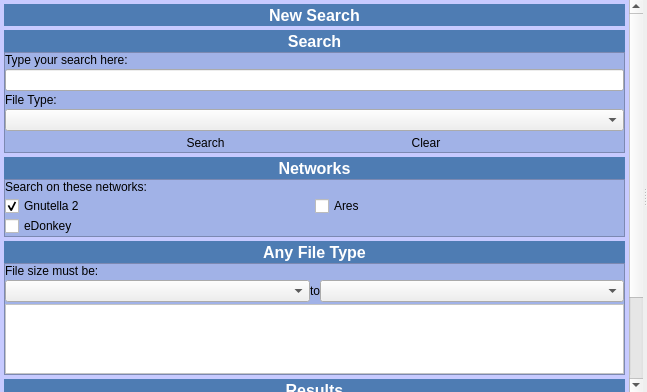
<?xml version="1.0" encoding="UTF-8"?>
<ui version="4.0">
 <class>WidgetSearch</class>
 <widget class="QWidget" name="WidgetSearch">
  <property name="geometry">
   <rect>
    <x>0</x>
    <y>0</y>
    <width>647</width>
    <height>392</height>
   </rect>
  </property>
  <property name="windowTitle">
   <string>Form</string>
  </property>
  <layout class="QVBoxLayout" name="verticalLayout">
   <property name="spacing">
    <number>0</number>
   </property>
   <property name="margin">
    <number>0</number>
   </property>
   <item>
    <widget class="QSplitter" name="splitterSearch">
     <property name="orientation">
      <enum>Qt::Horizontal</enum>
     </property>
     <widget class="QFrame" name="frameSearchSidebar">
      <property name="frameShape">
       <enum>QFrame::NoFrame</enum>
      </property>
      <property name="frameShadow">
       <enum>QFrame::Raised</enum>
      </property>
      <layout class="QGridLayout" name="gridLayout_20">
       <property name="margin">
        <number>0</number>
       </property>
       <property name="spacing">
        <number>0</number>
       </property>
       <item row="0" column="0">
        <widget class="QScrollArea" name="scrollAreaSearchSidebar">
         <property name="styleSheet">
          <string notr="true">QFrame {
	 background-color: rgb(199, 202, 255);
}</string>
         </property>
         <property name="frameShape">
          <enum>QFrame::NoFrame</enum>
         </property>
         <property name="horizontalScrollBarPolicy">
          <enum>Qt::ScrollBarAsNeeded</enum>
         </property>
         <property name="widgetResizable">
          <bool>true</bool>
         </property>
         <widget class="QFrame" name="frameSearchSidebarContents">
          <property name="geometry">
           <rect>
            <x>0</x>
            <y>0</y>
            <width>623</width>
            <height>637</height>
           </rect>
          </property>
          <layout class="QGridLayout" name="gridLayout_19">
           <property name="margin">
            <number>4</number>
           </property>
           <property name="spacing">
            <number>4</number>
           </property>
           <item row="0" column="0">
            <widget class="QToolButton" name="toolButtonNewSearch">
             <property name="sizePolicy">
              <sizepolicy hsizetype="MinimumExpanding" vsizetype="Fixed">
               <horstretch>0</horstretch>
               <verstretch>0</verstretch>
              </sizepolicy>
             </property>
             <property name="styleSheet">
              <string notr="true">QToolButton {
	background-color: rgb(78, 124, 179);
	color: rgb(255, 255, 255);
	border: none;
	font-size: 16px;
	font-weight: bold;
}

QToolButton:hover {
	background-color: rgb(56, 90, 129);
}</string>
             </property>
             <property name="text">
              <string>New Search</string>
             </property>
             <property name="icon">
              <iconset resource="../Resource.qrc">
               <normaloff>:/Resource/Generic/NewSearch.png</normaloff>:/Resource/Generic/NewSearch.png</iconset>
             </property>
             <property name="iconSize">
              <size>
               <width>20</width>
               <height>20</height>
              </size>
             </property>
             <property name="toolButtonStyle">
              <enum>Qt::ToolButtonTextBesideIcon</enum>
             </property>
            </widget>
           </item>
           <item row="9" column="0">
            <layout class="QGridLayout" name="gridLayoutSearchResultsTask">
             <property name="spacing">
              <number>0</number>
             </property>
             <item row="0" column="0">
              <widget class="QToolButton" name="toolButtonSearchResultsTaskHeader">
               <property name="sizePolicy">
                <sizepolicy hsizetype="Expanding" vsizetype="Fixed">
                 <horstretch>0</horstretch>
                 <verstretch>0</verstretch>
                </sizepolicy>
               </property>
               <property name="styleSheet">
                <string notr="true">QToolButton {
	background-color: rgb(78, 124, 179);
	color: rgb(255, 255, 255);
	border: none;
	font-size: 16px;
	font-weight: bold;
}

QToolButton:hover {
	background-color: rgb(56, 90, 129);
}</string>
               </property>
               <property name="text">
                <string>Results</string>
               </property>
               <property name="icon">
                <iconset resource="../Resource.qrc">
                 <normaloff>:/Resource/Network/BrowseStatistics.png</normaloff>:/Resource/Network/BrowseStatistics.png</iconset>
               </property>
               <property name="iconSize">
                <size>
                 <width>20</width>
                 <height>20</height>
                </size>
               </property>
               <property name="checkable">
                <bool>true</bool>
               </property>
               <property name="checked">
                <bool>true</bool>
               </property>
               <property name="toolButtonStyle">
                <enum>Qt::ToolButtonTextBesideIcon</enum>
               </property>
              </widget>
             </item>
             <item row="1" column="0">
              <widget class="QFrame" name="frameSearchResultsTask">
               <property name="styleSheet">
                <string notr="true">QFrame {
	background-color: rgb(161, 178, 231);
}</string>
               </property>
               <property name="frameShape">
                <enum>QFrame::StyledPanel</enum>
               </property>
               <property name="frameShadow">
                <enum>QFrame::Sunken</enum>
               </property>
               <layout class="QGridLayout" name="gridLayout_27">
                <property name="horizontalSpacing">
                 <number>0</number>
                </property>
                <property name="verticalSpacing">
                 <number>2</number>
                </property>
                <property name="margin">
                 <number>0</number>
                </property>
                <item row="1" column="0">
                 <widget class="QLabel" name="labelSearchResultsSearchingHeader">
                  <property name="font">
                   <font>
                    <pointsize>10</pointsize>
                    <weight>75</weight>
                    <bold>true</bold>
                   </font>
                  </property>
                  <property name="text">
                   <string>Searching:</string>
                  </property>
                 </widget>
                </item>
                <item row="3" column="0">
                 <widget class="QLabel" name="labelSearchResultsFoundHeader">
                  <property name="font">
                   <font>
                    <pointsize>10</pointsize>
                    <weight>75</weight>
                    <bold>true</bold>
                   </font>
                  </property>
                  <property name="text">
                   <string>Found:</string>
                  </property>
                 </widget>
                </item>
                <item row="2" column="0">
                 <widget class="QLabel" name="labelSearchResultsSearching">
                  <property name="text">
                   <string>Not Currently Searching</string>
                  </property>
                 </widget>
                </item>
                <item row="6" column="0">
                 <widget class="QLabel" name="labelSearchResultsBlocked">
                  <property name="text">
                   <string>0 Peers, 0 Files</string>
                  </property>
                 </widget>
                </item>
                <item row="5" column="0">
                 <widget class="QLabel" name="labelSearchResultsBlockedHeader">
                  <property name="font">
                   <font>
                    <pointsize>10</pointsize>
                    <weight>75</weight>
                    <bold>true</bold>
                   </font>
                  </property>
                  <property name="text">
                   <string>Blocked:</string>
                  </property>
                 </widget>
                </item>
                <item row="4" column="0">
                 <widget class="QLabel" name="labelSearchResultsFound">
                  <property name="text">
                   <string>No Files Found</string>
                  </property>
                 </widget>
                </item>
               </layout>
              </widget>
             </item>
            </layout>
           </item>
           <item row="6" column="0">
            <layout class="QGridLayout" name="gridLayoutSearchFiletypeTask">
             <property name="spacing">
              <number>0</number>
             </property>
             <item row="0" column="0">
              <widget class="QToolButton" name="toolButtonSearchFiletypeTaskHeader">
               <property name="sizePolicy">
                <sizepolicy hsizetype="Expanding" vsizetype="Fixed">
                 <horstretch>0</horstretch>
                 <verstretch>0</verstretch>
                </sizepolicy>
               </property>
               <property name="styleSheet">
                <string notr="true">QToolButton {
	background-color: rgb(78, 124, 179);
	color: rgb(255, 255, 255);
	border: none;
	font-size: 16px;
	font-weight: bold;
}

QToolButton:hover {
	background-color: rgb(56, 90, 129);
}</string>
               </property>
               <property name="text">
                <string>Any File Type</string>
               </property>
               <property name="icon">
                <iconset resource="../Resource.qrc">
                 <normaloff>:/Resource/Generic/Search.png</normaloff>:/Resource/Generic/Search.png</iconset>
               </property>
               <property name="iconSize">
                <size>
                 <width>20</width>
                 <height>20</height>
                </size>
               </property>
               <property name="checkable">
                <bool>true</bool>
               </property>
               <property name="checked">
                <bool>true</bool>
               </property>
               <property name="toolButtonStyle">
                <enum>Qt::ToolButtonTextBesideIcon</enum>
               </property>
              </widget>
             </item>
             <item row="1" column="0">
              <widget class="QFrame" name="frameSearchFiletypeTask">
               <property name="styleSheet">
                <string notr="true">QFrame {
	background-color: rgb(161, 178, 231);
}</string>
               </property>
               <property name="frameShape">
                <enum>QFrame::StyledPanel</enum>
               </property>
               <property name="frameShadow">
                <enum>QFrame::Sunken</enum>
               </property>
               <layout class="QGridLayout" name="gridLayout_25">
                <property name="horizontalSpacing">
                 <number>0</number>
                </property>
                <property name="verticalSpacing">
                 <number>2</number>
                </property>
                <property name="margin">
                 <number>0</number>
                </property>
                <item row="4" column="0">
                 <layout class="QGridLayout" name="gridLayoutSearchSize">
                  <item row="0" column="0">
                   <widget class="QComboBox" name="comboBoxSearchSizeMin">
                    <property name="sizePolicy">
                     <sizepolicy hsizetype="Expanding" vsizetype="Fixed">
                      <horstretch>0</horstretch>
                      <verstretch>0</verstretch>
                     </sizepolicy>
                    </property>
                   </widget>
                  </item>
                  <item row="0" column="1">
                   <widget class="QLabel" name="labelSearchSizeTo">
                    <property name="text">
                     <string>to</string>
                    </property>
                   </widget>
                  </item>
                  <item row="0" column="2">
                   <widget class="QComboBox" name="comboBoxSearchSizeMax">
                    <property name="sizePolicy">
                     <sizepolicy hsizetype="Expanding" vsizetype="Fixed">
                      <horstretch>0</horstretch>
                      <verstretch>0</verstretch>
                     </sizepolicy>
                    </property>
                   </widget>
                  </item>
                 </layout>
                </item>
                <item row="2" column="0">
                 <widget class="QLabel" name="labelSearchSize">
                  <property name="text">
                   <string>File size must be:</string>
                  </property>
                 </widget>
                </item>
                <item row="5" column="0">
                 <widget class="QListView" name="listViewSearchFiletype">
                  <property name="styleSheet">
                   <string notr="true">QListView {
	background-color: rgb(255, 255, 255);
}</string>
                  </property>
                  <property name="alternatingRowColors">
                   <bool>true</bool>
                  </property>
                 </widget>
                </item>
               </layout>
              </widget>
             </item>
            </layout>
           </item>
           <item row="4" column="0">
            <layout class="QGridLayout" name="gridLayoutSearchNetworksTask">
             <property name="spacing">
              <number>0</number>
             </property>
             <item row="0" column="0">
              <widget class="QToolButton" name="toolButtonSearchNetworksTaskHeader">
               <property name="sizePolicy">
                <sizepolicy hsizetype="Expanding" vsizetype="Fixed">
                 <horstretch>0</horstretch>
                 <verstretch>0</verstretch>
                </sizepolicy>
               </property>
               <property name="styleSheet">
                <string notr="true">QToolButton {
	background-color: rgb(78, 124, 179);
	color: rgb(255, 255, 255);
	border: none;
	font-size: 16px;
	font-weight: bold;
}

QToolButton:hover {
	background-color: rgb(56, 90, 129);
}</string>
               </property>
               <property name="text">
                <string>Networks</string>
               </property>
               <property name="icon">
                <iconset resource="../Resource.qrc">
                 <normaloff>:/Resource/Network/Network.png</normaloff>:/Resource/Network/Network.png</iconset>
               </property>
               <property name="iconSize">
                <size>
                 <width>20</width>
                 <height>20</height>
                </size>
               </property>
               <property name="checkable">
                <bool>true</bool>
               </property>
               <property name="checked">
                <bool>true</bool>
               </property>
               <property name="toolButtonStyle">
                <enum>Qt::ToolButtonTextBesideIcon</enum>
               </property>
              </widget>
             </item>
             <item row="1" column="0">
              <widget class="QFrame" name="frameSearchNetworksTask">
               <property name="styleSheet">
                <string notr="true">QFrame {
	background-color: rgb(161, 178, 231);
}</string>
               </property>
               <property name="frameShape">
                <enum>QFrame::StyledPanel</enum>
               </property>
               <property name="frameShadow">
                <enum>QFrame::Sunken</enum>
               </property>
               <layout class="QGridLayout" name="gridLayout_23">
                <property name="horizontalSpacing">
                 <number>0</number>
                </property>
                <property name="verticalSpacing">
                 <number>2</number>
                </property>
                <property name="margin">
                 <number>0</number>
                </property>
                <item row="1" column="0">
                 <widget class="QLabel" name="labelSearchNetworks">
                  <property name="text">
                   <string>Search on these networks:</string>
                  </property>
                 </widget>
                </item>
                <item row="2" column="0">
                 <layout class="QGridLayout" name="gridLayoutSearchNetworks">
                  <item row="0" column="0">
                   <widget class="QCheckBox" name="checkBoxSearchGnutella2">
                    <property name="text">
                     <string>Gnutella 2</string>
                    </property>
                    <property name="icon">
                     <iconset resource="../Resource.qrc">
                      <normaloff>:/Resource/Networks/Gnutella2.png</normaloff>:/Resource/Networks/Gnutella2.png</iconset>
                    </property>
                    <property name="checked">
                     <bool>true</bool>
                    </property>
                   </widget>
                  </item>
                  <item row="0" column="1">
                   <widget class="QCheckBox" name="checkBoxSearchAres">
                    <property name="text">
                     <string>Ares</string>
                    </property>
                    <property name="icon">
                     <iconset resource="../Resource.qrc">
                      <normaloff>:/Resource/Networks/Ares.png</normaloff>:/Resource/Networks/Ares.png</iconset>
                    </property>
                   </widget>
                  </item>
                  <item row="1" column="0">
                   <widget class="QCheckBox" name="checkBoxSearchEDonkey">
                    <property name="text">
                     <string>eDonkey</string>
                    </property>
                    <property name="icon">
                     <iconset resource="../Resource.qrc">
                      <normaloff>:/Resource/Networks/EDonkey.png</normaloff>:/Resource/Networks/EDonkey.png</iconset>
                    </property>
                   </widget>
                  </item>
                 </layout>
                </item>
               </layout>
              </widget>
             </item>
            </layout>
           </item>
           <item row="1" column="0">
            <layout class="QGridLayout" name="gridLayoutSearchTask">
             <property name="spacing">
              <number>0</number>
             </property>
             <item row="0" column="0">
              <widget class="QToolButton" name="toolButtonSearchTaskHeader">
               <property name="sizePolicy">
                <sizepolicy hsizetype="Expanding" vsizetype="Fixed">
                 <horstretch>0</horstretch>
                 <verstretch>0</verstretch>
                </sizepolicy>
               </property>
               <property name="styleSheet">
                <string notr="true">QToolButton {
	background-color: rgb(78, 124, 179);
	color: rgb(255, 255, 255);
	border: none;
	font-size: 16px;
	font-weight: bold;
}

QToolButton:hover {
	background-color: rgb(56, 90, 129);
}</string>
               </property>
               <property name="text">
                <string>Search</string>
               </property>
               <property name="icon">
                <iconset resource="../Resource.qrc">
                 <normaloff>:/Resource/Generic/Search.png</normaloff>:/Resource/Generic/Search.png</iconset>
               </property>
               <property name="iconSize">
                <size>
                 <width>20</width>
                 <height>20</height>
                </size>
               </property>
               <property name="checkable">
                <bool>true</bool>
               </property>
               <property name="checked">
                <bool>true</bool>
               </property>
               <property name="toolButtonStyle">
                <enum>Qt::ToolButtonTextBesideIcon</enum>
               </property>
              </widget>
             </item>
             <item row="1" column="0">
              <widget class="QFrame" name="frameSearchTask">
               <property name="maximumSize">
                <size>
                 <width>16777215</width>
                 <height>160</height>
                </size>
               </property>
               <property name="styleSheet">
                <string notr="true">QFrame {
	background-color: rgb(161, 178, 231);
}

QToolButton {
    border: 1px solid transparent;
    background-color: transparent;
}

 QToolButton:pressed {
     background-color: qlineargradient(x1: 0, y1: 0, x2: 0, y2: 1,
                                       stop: 0 #dadbde, stop: 1 #f6f7fa);
 }

QToolButton:checked {
     border: 1px solid rgb(78, 96, 255);
     background-color: qlineargradient(x1: 0, y1: 0, x2: 0, y2: 1,
                                       stop: 0 #dadbde, stop: 1 #f6f7fa);
}

 QToolButton:hover {
     border: 1px solid rgb(78, 96, 255);
     background-color: qlineargradient(x1: 0, y1: 0, x2: 0, y2: 1,
                                       stop: 0 #dadbde, stop: 1 #f6f7fa);
 }</string>
               </property>
               <property name="frameShape">
                <enum>QFrame::StyledPanel</enum>
               </property>
               <property name="frameShadow">
                <enum>QFrame::Sunken</enum>
               </property>
               <layout class="QGridLayout" name="gridLayout_21">
                <property name="horizontalSpacing">
                 <number>0</number>
                </property>
                <property name="verticalSpacing">
                 <number>2</number>
                </property>
                <property name="margin">
                 <number>0</number>
                </property>
                <item row="1" column="0" colspan="2">
                 <widget class="QLabel" name="labelSearch">
                  <property name="text">
                   <string>Type your search here:</string>
                  </property>
                 </widget>
                </item>
                <item row="2" column="0" colspan="2">
                 <widget class="QLineEdit" name="lineEditSearch"/>
                </item>
                <item row="3" column="0" colspan="2">
                 <widget class="QLabel" name="labelSearchFileType">
                  <property name="text">
                   <string>File Type:</string>
                  </property>
                 </widget>
                </item>
                <item row="4" column="0" colspan="2">
                 <widget class="QComboBox" name="comboBoxSearchFileType">
                  <property name="sizePolicy">
                   <sizepolicy hsizetype="Preferred" vsizetype="Fixed">
                    <horstretch>0</horstretch>
                    <verstretch>0</verstretch>
                   </sizepolicy>
                  </property>
                 </widget>
                </item>
                <item row="5" column="0" colspan="2">
                 <layout class="QGridLayout" name="gridLayoutSearchTaskButtons">
                  <item row="0" column="0">
                   <widget class="QToolButton" name="toolButtonSearch">
                    <property name="text">
                     <string>Search</string>
                    </property>
                    <property name="icon">
                     <iconset resource="../Resource.qrc">
                      <normaloff>:/Resource/Generic/Search.png</normaloff>:/Resource/Generic/Search.png</iconset>
                    </property>
                    <property name="toolButtonStyle">
                     <enum>Qt::ToolButtonTextBesideIcon</enum>
                    </property>
                   </widget>
                  </item>
                  <item row="0" column="1">
                   <widget class="QToolButton" name="toolButtonSearchClear">
                    <property name="text">
                     <string>Clear</string>
                    </property>
                    <property name="icon">
                     <iconset resource="../Resource.qrc">
                      <normaloff>:/Resource/Generic/Cancel.png</normaloff>:/Resource/Generic/Cancel.png</iconset>
                    </property>
                    <property name="toolButtonStyle">
                     <enum>Qt::ToolButtonTextBesideIcon</enum>
                    </property>
                   </widget>
                  </item>
                 </layout>
                </item>
               </layout>
              </widget>
             </item>
            </layout>
           </item>
           <item row="10" column="0">
            <spacer name="verticalSpacerSearchSidebar">
             <property name="orientation">
              <enum>Qt::Vertical</enum>
             </property>
             <property name="sizeHint" stdset="0">
              <size>
               <width>20</width>
               <height>0</height>
              </size>
             </property>
            </spacer>
           </item>
          </layout>
         </widget>
        </widget>
       </item>
      </layout>
     </widget>
     <widget class="QFrame" name="frameSearchResults">
      <property name="frameShape">
       <enum>QFrame::NoFrame</enum>
      </property>
      <property name="frameShadow">
       <enum>QFrame::Raised</enum>
      </property>
      <layout class="QVBoxLayout" name="verticalLayoutSearchResults">
       <property name="spacing">
        <number>0</number>
       </property>
       <property name="margin">
        <number>0</number>
       </property>
      </layout>
     </widget>
    </widget>
   </item>
  </layout>
 </widget>
 <resources>
  <include location="../Resource.qrc"/>
 </resources>
 <connections/>
</ui>
